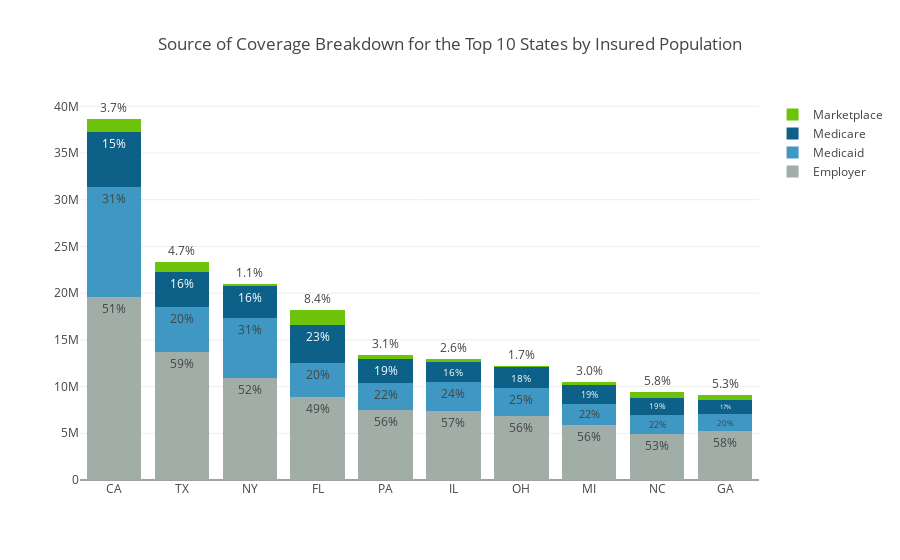

This figure's notebook cell:
### Code cell
#Create plot. Note: there is a daily limit to the number of Plotly's API calls. An error will be raised beyond limit.
#Color palette source: http://colrd.com/palette/27656/ 
#Baseline: #55% employer, 23.5% medicaid, 3.5% marketplace, 18% medicare

data = [
    go.Bar(
        x=top10,
        y=top10_pop.iloc[1:,1],
        name = 'Employer',
        text = top10_pop.prop_employer.iloc[1:].apply(lambda x: '{:,.0f}'.format(x*100)) + '%',
        marker=dict(
        color='rgb(161,173,167)'
        ),
    ),
    go.Bar(
        x=top10,
        y=top10_pop.iloc[1:,3],
        name = 'Medicaid',
        text = top10_pop.prop_medicaid.iloc[1:].apply(lambda x: '{:,.0f}'.format(x*100)) + '%',
        marker=dict(
        color='rgb(62,152,195)'
        ),
    ),
    go.Bar(
        x=top10,
        y=top10_pop.iloc[1:,4],
        name = 'Medicare',
        text = top10_pop.prop_medicare.iloc[1:].apply(lambda x: '{:,.0f}'.format(x*100)) + '%',
        marker=dict(
        color='rgb(13,96,136)'
        ),
    ),
    go.Bar(
        x=top10,
        y=top10_pop.iloc[1:,2],
        name = 'Marketplace',
        text = top10_pop.prop_marketplace.iloc[1:].apply(lambda x: '{:,.1f}'.format(x*100)) + '%',
        marker=dict(
        color='rgb(108,195,9)'
        ),
    )

]

layout = go.Layout(
    barmode='stack',
    title='Source of Coverage Breakdown for the Top 10 States by Insured Population'
)

fig = go.Figure(data=data, layout=layout)
iplot(fig, filename='insurance-source-breakdown')

### Figure 1 — Plotly figure (JSON) as saved in the notebook; plotly's stock layout.template omitted (floating-point values rounded to 4 significant figures)
{"data": [{"marker": {"color": "rgb(161,173,167)"}, "name": "Employer", "text": ["51%", "59%", "52%", "49%", "56%", "57%", "56%", "56%", "53%", "58%"], "type": "bar", "x": ["CA", "TX", "NY", "FL", "PA", "IL", "OH", "MI", "NC", "GA"], "y": [19552000, 13709000, 10895000, 8847000, 7502000, 7359000, 6831000, 5876000, 4934000, 5240000]}, {"marker": {"color": "rgb(62,152,195)"}, "name": "Medicaid", "text": ["31%", "20%", "31%", "20%", "22%", "24%", "25%", "22%", "22%", "20%"], "type": "bar", "x": ["CA", "TX", "NY", "FL", "PA", "IL", "OH", "MI", "NC", "GA"], "y": [11843081, 4770229, 6431165, 3644673, 2883114, 3117939, 3003170, 2300958, 2072282, 1782301]}, {"marker": {"color": "rgb(13,96,136)"}, "name": "Medicare", "text": ["15%", "16%", "16%", "23%", "19%", "16%", "18%", "19%", "19%", "17%"], "type": "bar", "x": ["CA", "TX", "NY", "FL", "PA", "IL", "OH", "MI", "NC", "GA"], "y": [5829777, 3765946, 3424666, 4149593, 2588577, 2118300, 2208504, 1947787, 1823454, 1574058]}, {"marker": {"color": "rgb(108,195,9)"}, "name": "Marketplace", "text": ["3.7%", "4.7%", "1.1%", "8.4%", "3.1%", "2.6%", "1.7%", "3.0%", "5.8%", "5.3%"], "type": "bar", "x": ["CA", "TX", "NY", "FL", "PA", "IL", "OH", "MI", "NC", "GA"], "y": [1415428, 1092650, 224014, 1531714, 412347, 335243, 212046, 313123, 545354, 478016]}], "layout": {"barmode": "stack", "title": "Source of Coverage Breakdown for the Top 10 States by Insured Population"}}
